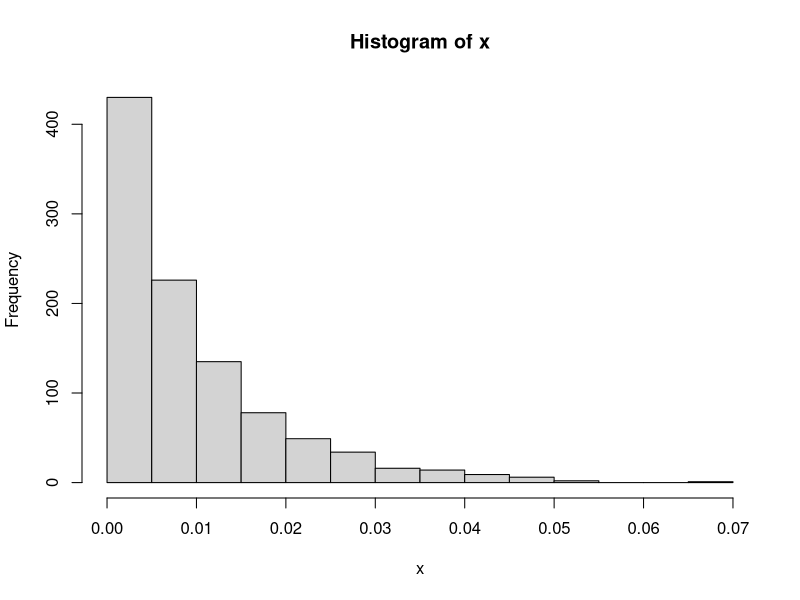
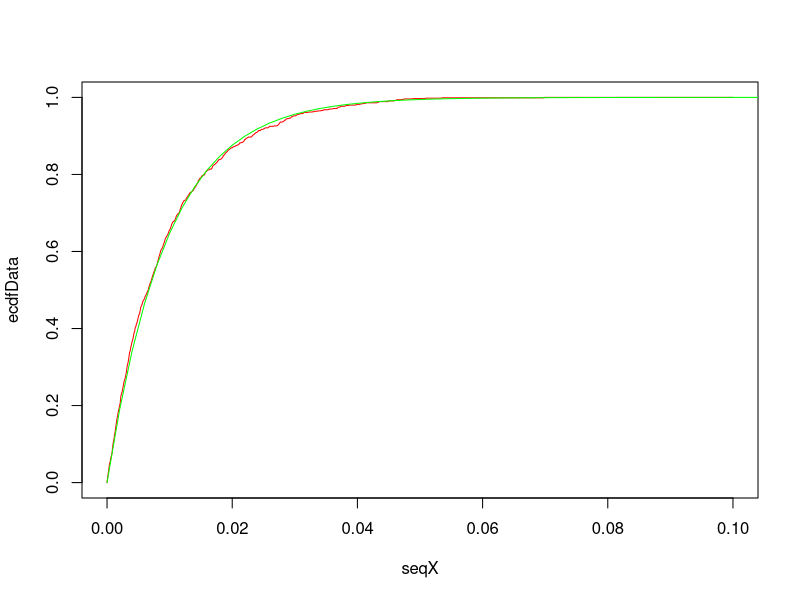

Here is the R script that generated these plots, in order:
library(MASS)
lambda = 100
x <- rexp(1000, lambda)
hist(x)
(fit <- fitdistr(x, densfun="exponential"))
Fn <- ecdf(x)
seqX = seq(0,0.1,0.1/1000.0);
ecdfData <- Fn(seqX)
plot(seqX, ecdfData, type='l', col='#ff0000')
curve(pexp(x, fit$estimate[1]), from = 0, to = 0.2, add=T, col='#00ff00')
ks.test(x, "pexp", lambda)